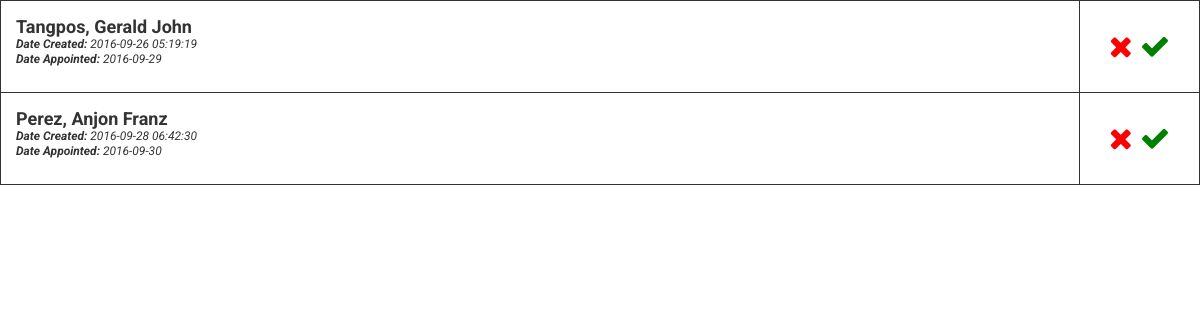
The page /queries/gethealercomments.php?accountid=20&q=notification (signed in) on the database its author committed.
### tables this page shows
CREATE TABLE IF NOT EXISTS `client` (
  `CLIENT_ID` int(11) NOT NULL AUTO_INCREMENT,
  `ACCT_ID` int(11) NOT NULL,
  `FIRSTNAME` varchar(30) NOT NULL,
  `LASTNAME` varchar(30) NOT NULL,
  `ADDRESS` varchar(60) NOT NULL,
  `EMAIL_ADDRESS` varchar(30) NOT NULL,
  `MOBILE` varchar(15) NOT NULL,
  `PICTURE` varchar(50) NOT NULL DEFAULT 'face.jpg',
  `STATUS` varchar(20) NOT NULL DEFAULT 'ACTIVE',
  PRIMARY KEY (`CLIENT_ID`)
);

CREATE TABLE IF NOT EXISTS `appointment` (
  `APPOINTMENT_ID` int(11) NOT NULL AUTO_INCREMENT,
  `HEALER_ID` int(11) NOT NULL,
  `DATEADDED` varchar(30) NOT NULL,
  `CLIENT_ID` int(11) NOT NULL,
  `APPOINTEDDATE` varchar(30) NOT NULL,
  `APPOINTEDTIME` varchar(20) NOT NULL,
  `FEEDBACK` varchar(3000) NOT NULL,
  `STATUS` varchar(100) NOT NULL DEFAULT 'ACTIVE',
  `DATECONFIRMED` varchar(20) NOT NULL,
  PRIMARY KEY (`APPOINTMENT_ID`)
);

### queries/gethealercomments.php (the view, shortened to what this page needs)
<?php
		include 'connection.php';
		include 'styles.php';
?>
		<table style="width: 100%;" cellspacing="6px" >
<?php
		if(isset($_GET['accountid']) && isset($_GET['q'])) {
				$labelid = $_GET['accountid'];
				$q = $_GET['q'];
				if($q == "comments") {
		if(isset($_REQUEST['comment'])) {
										$comment = htmlentities(filter_var($_REQUEST['comment'], FILTER_SANITIZE_STRING));
										$accountid = $_SESSION['USERID'];
										$sql = "SELECT * FROM client WHERE ACCT_ID = '$accountid'";
										$retrieve = $conn->query($sql)->fetchAll();
										$clientid = $_SESSION['USERID'];
										$sql = "INSERT INTO client_feedback(COMMENT, CLIENT_ID, LABEL, LABEL_ID, DATEADDED) VALUES('$comment', '$clientid', 'healer', '$labelid', NOW())";
										$insert = $conn->query($sql);
										if($insert) {
												header('Location: gethealercomments.php?accountid='.$labelid.'&q=comments');
										}
										else  {
												die("Error commenting.");
										}
								}
						?>
								<?php
										if($_SESSION['TYPE'] == 'Client') {
								?>
								<tr style="width: 100%;">
										<form action="" method="post" autocomplete="off">
										<td style="width: 80%; height: 100%;">
												<input type="text" name="comment" style="width: 100%; height: 30px;" placeholder="Enter comment here" required>
										</td>
										<td style="width: 20%; padding: 1px;">
												<input type="submit" value="Send" style="width: 100%; height: 100%; background-color: green; color:white; padding: 0! important; border: 0px;">
										</td>
										</form>
								</tr>
								<?php
										}
										$sql = "SELECT * FROM client_feedback WHERE LABEL = 'healer' AND LABEL_ID = '$labelid' ORDER BY DATEADDED DESC";
										$retrieve = $conn->query($sql)->fetchAll();
										if($retrieve) {
												foreach($retrieve as $row) {
														$clientid = $row['CLIENT_ID'];
														$feedid = $row['FEEDBACK_ID'];
														$comment = $row['COMMENT'];
														$date = $row['DATEADDED'];
														$sql2 = "SELECT * FROM client WHERE ACCT_ID = '$clientid'";
														$retrieve2 = $conn->query($sql2)->fetchAll();
														if($retrieve2) {
																foreach($retrieve2 as $row2) {
																		$name = $row2['LASTNAME']. ", " .$row2['FIRSTNAME'];
																}
														}
						?>
								<tr style="width: 100%; min-height: 90px; background-color: #fff;">
										<td style="padding: 15px;" colspan="2"><span style="font-weight: bold; font-style: underline; font-size: 18px;"><?php echo $name; ?>:</span> <span style="font-style: italic; font-size: 18px;"><?php echo $comment; ?></span><br /><p style="font-size: 12px; line-height: 12px;"><i><b>Sent:</b> <?php echo $date; ?></i><br />
										<?php
													if($clientid == $_SESSION['USERID']) {
														echo "<a href='deletecomment.php?feedid=" .$feedid. "&ref=healer&labelid=" .$labelid. "' style='color: #f00'>Delete Comment</a>";
													}
										?>
										</p></td>
								</tr>
						<?php
												}
										}
										else {
						?>
												<tr style="width: 100%; min-height: 90px; background-color: #fff;">
														<td style="padding: 15px;" colspan="2"><span style="font-style: italic; font-size: 18px;">No comment yet.</span></td>
												</tr>
						<?php
										}
								?>
						<?php
				}
				else if($q == "notification") {
						$sql = "SELECT * FROM appointment WHERE HEALER_ID = '$labelid' AND STATUS = 'ACTIVE' ORDER BY DATEADDED";
						$retrieve = $conn->query($sql)->fetchAll();
						if($retrieve) {
								foreach($retrieve as $row) {
										$date = $row['DATEADDED'];
										$clientid = $row['CLIENT_ID'];
										$appointeddate = $row['APPOINTEDDATE'];
										$sql2 = "SELECT A.ACCT_ID, A.STATUS, A.TYPE, C.ACCT_ID, C.FIRSTNAME, C.LASTNAME FROM account AS A INNER JOIN client AS C ON A.ACCT_ID = C.ACCT_ID WHERE A.ACCT_ID = '$clientid' AND A.STATUS = 'ACTIVE' AND A.TYPE = 'Client'";
										$retrieve2 = $conn->query($sql2)->fetchAll();
										if($retrieve2) {
												foreach($retrieve2 as $row2) {
														$name = $row2['LASTNAME']. ", " .$row2['FIRSTNAME'];
														?>
														<tr style="width: 100%; min-height: 90px; background-color: #fff;">
																<td style="padding: 15px; width: 90%">
																		<span style="font-weight: bold; font-size: 18px;"><?php echo $name; ?></span> <br /><p style="font-size: 12px; line-height: 15px;"><i><b>Date Created:</b> <?php echo $date; ?></i>
																		<br />
																		<i><b>Date Appointed:</b> <?php echo $appointeddate; ?></i>
																		</p>
																</td>
																<td style="padding: 15px; width: 10%; background-color: white; text-align: center; font-size: 30px;">
																		<a href="gethealercomments.php?accountid=<?php echo $labelid; ?>&q=declinenotif&clientid=<?php echo $clientid; ?>" style="color: red;">
																						<i class="fa fa-times" aria-hidden="true"></i>
																		</a>
																		<a href="gethealercomments.php?accountid=<?php echo $labelid; ?>&q=confirmnotif&clientid=<?php echo $clientid; ?>" style="color: green;">
																						<i class="fa fa-check" aria-hidden="true"></i>
																		</a>
																</td>
														</tr>
												<?php
												}
										}
								}
						} else {
						?>
												<tr style="width: 100%; min-height: 90px; background-color: #fff;">
														<td style="padding: 15px;" colspan="2"><span style="font-style: italic; font-size: 18px;">No notification yet.</span></td>
												</tr>
						<?php
						}
				}
		}
?>
</table>

### queries/styles.php (style rules this page uses)
body table { width: 100%; }
td { border: 1px solid; }

### rows shown on the page
appointment: DATEADDED "2016-09-26 05:19:19", APPOINTEDDATE "2016-09-29"
client: name "Tangpos, Gerald John"
appointment: DATEADDED "2016-09-28 06:42:30", APPOINTEDDATE "2016-09-30"
client: name "Perez, Anjon Franz"
